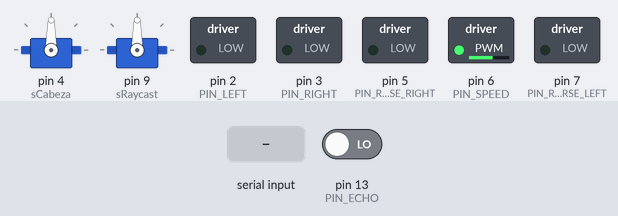
A sketch run on a simulated Arduino Uno, built with avr-gcc and run on an emulated ATmega328P. Shown: 2 × servo, switched loads named in the sketch (green lamp = pin HIGH). The test bench sets the inputs (shaded band); at power-on: pin 13 (PIN_ECHO) LOW. Pins used as bus, display or sensor lines are not drawn; what the sketch prints to the serial monitor is not drawn.

Above: at 1.2 s.
1.3 s: "4" received over the second serial link
3.1 s: "7" received over the second serial link
At 4.9 s:
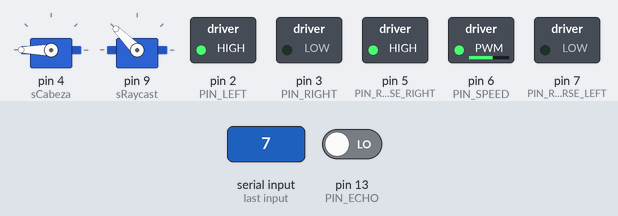
6.1 s: "3" received over the second serial link
At 6.5 s:
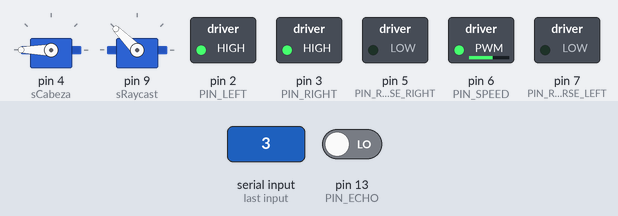
7.6 s: "2" received over the second serial link
At 8.8 s:
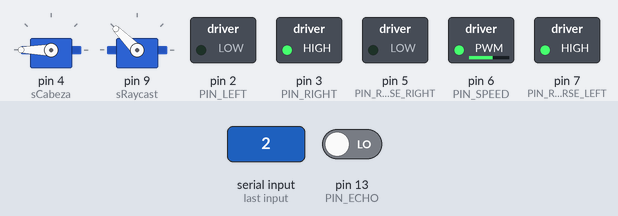
9.1 s: "6" received over the second serial link
At 9.9 s:
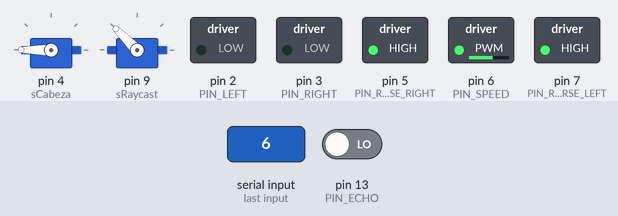
10.6 s: "5" received over the second serial link
At 12.5 s:
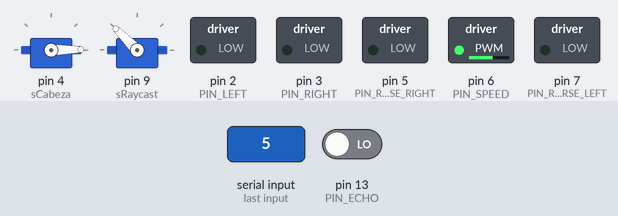
Timing chart, 0 to 13.8 s (numbered marks = the images above; inputs shaded):
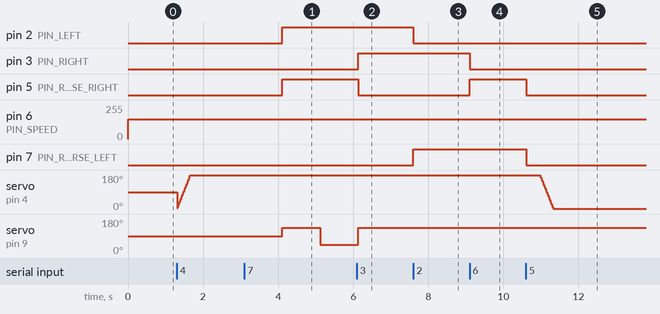

Measured:
- after the input at 3.1 s, pin 2 (PIN_LEFT), pin 5 (PIN_REVERSE_RIGHT): LOW → HIGH after 1.0 s; servo on pin 9 (sRaycast): 90° → 135° after 1.0 s, → 45° 1.0 s later
- after the input at 6.1 s, pin 3 (PIN_RIGHT): LOW → HIGH at once; pin 5 (PIN_REVERSE_RIGHT): HIGH → LOW at once; servo on pin 9 (sRaycast): goes on until 6.1 s, then stays 135°
- after the input at 7.6 s, pin 2 (PIN_LEFT): HIGH → LOW at once; pin 7 (PIN_REVERSE_LEFT): LOW → HIGH at once
- after the input at 9.1 s, pin 3 (PIN_RIGHT): HIGH → LOW at once; pin 5 (PIN_REVERSE_RIGHT): LOW → HIGH at once
- after the input at 10.6 s, pin 5 (PIN_REVERSE_RIGHT), pin 7 (PIN_REVERSE_LEFT): HIGH → LOW at once; servo on pin 4 (sCabeza): moves from 180° to 1° over 0.36 s, starting after 0.36 s

The sketch:

R5D4.ino
```cpp
#include <Servo.h>
// Bluetooth Commands
// 2 Left , 3 right , 4 forward


#include <SoftwareSerial.h>
// Bluetooth
SoftwareSerial BT(10, 11);
// Servomotores
Servo sCabeza;
Servo sRaycast;

// Nombramos los pines que utilizaremos
const int PIN_LEFT = 2;
const int PIN_RIGHT = 3;
//4 Servo cabeza
const int PIN_REVERSE_RIGHT = 5;
const int PIN_SPEED = 6;
const int PIN_REVERSE_LEFT = 7;
const int PIN_SOUND=8;
//Pines para el sensor ultrasonico
const int PIN_TRIG=12;
const int PIN_ECHO=13;

void setup() {
  BT.begin(9600);
  Serial.begin(9600);
  // Decimos que el servomotor utilizara el pin 4
  sCabeza.attach(4);
  sRaycast.attach(9);
  // Inicializamos los pines en OUTPUT
  pinMode(PIN_LEFT, OUTPUT);
  pinMode(PIN_RIGHT, OUTPUT);
  pinMode(PIN_REVERSE_RIGHT, OUTPUT);
  pinMode(PIN_REVERSE_LEFT, OUTPUT);
  pinMode(PIN_SPEED, OUTPUT);
  pinMode(PIN_TRIG,OUTPUT);
  pinMode(PIN_ECHO,INPUT);
  sCabeza.write(90);
}

// Los grados que va a tener el servo motor
int grades = 0;
int newData = -1;
bool izqRayCast=false;
void loop() {
  // Indicamos que todos los pines empienzan en apagados
  int ACTIVE_LEFT = LOW;
  int ACTIVE_RIGHT = LOW;
  int ACTIVE_REVERSE_LEFT = LOW;
  int ACTIVE_REVERSE_RIGHT=LOW;


  // Obtenemos la data del bluetooth
  if (BT.available() > 0) {
    newData = BT.read();
    Serial.write(newData);
  }

  if(newData == '7'){
    if(detectWall()<=10){
      ACTIVE_LEFT = HIGH;
      ACTIVE_REVERSE_RIGHT=HIGH;
    }
    else{
      ACTIVE_LEFT = HIGH;
      ACTIVE_RIGHT=HIGH;
    }

    if(izqRayCast){
        sRaycast.write(45);
    }else{
      sRaycast.write(135);
    }
    izqRayCast=!izqRayCast;
  }
  // Para ir a la izquierda
  if ( newData == '3' || newData == '1') {
    ACTIVE_LEFT = HIGH;
    if ( newData == '1' ){
      ACTIVE_REVERSE_RIGHT=HIGH;
    }
  }

  // Para ir a la derecha
  if (newData == '2' || newData == '3') {
    ACTIVE_RIGHT = HIGH;
    if(newData == '2'){
      ACTIVE_REVERSE_LEFT=HIGH;
    }
  }

  // Codigo para controlar la cabeza
   moveHead();

  // Validamos que no vaya a la izquierda o derecha  , para retroceder
  if (newData == '6' && ACTIVE_LEFT == LOW && ACTIVE_RIGHT == LOW) {
    ACTIVE_REVERSE_LEFT=HIGH;
    ACTIVE_REVERSE_RIGHT=HIGH;
  }

  //Escribimos nuestros pines
  digitalWrite(PIN_LEFT, ACTIVE_LEFT);
  digitalWrite(PIN_RIGHT, ACTIVE_RIGHT);
  digitalWrite(PIN_REVERSE_LEFT, ACTIVE_REVERSE_LEFT);
  digitalWrite(PIN_REVERSE_RIGHT, ACTIVE_REVERSE_RIGHT);
  analogWrite(PIN_SPEED, 150);
  delay(10);
}

//Controlar cabezas
void moveHead(){
  if (newData == '4' || newData == '5') {
    int izqC = newData == '4';
    int derC = newData == '5';
    int vel = 5;
    grades += (izqC - derC) * vel;
    if(grades!=0 && grades!=359){
    grades = limitRange(grades, 1, 359);
    sCabeza.write(grades);
    }
  }
}


// Funcion auxiliar para limitar el rango
int limitRange(int num, int min, int max) {
  return min(max(num, min), max);
}

//Detectar pared
float detectWall(){
  float duraction=0;
  digitalWrite(PIN_TRIG,HIGH);
  delayMicroseconds(10);
  duraction= pulseIn(PIN_ECHO,HIGH);
  digitalWrite(PIN_TRIG,LOW);
  return ((duraction*10)/292)/2;
}
```
